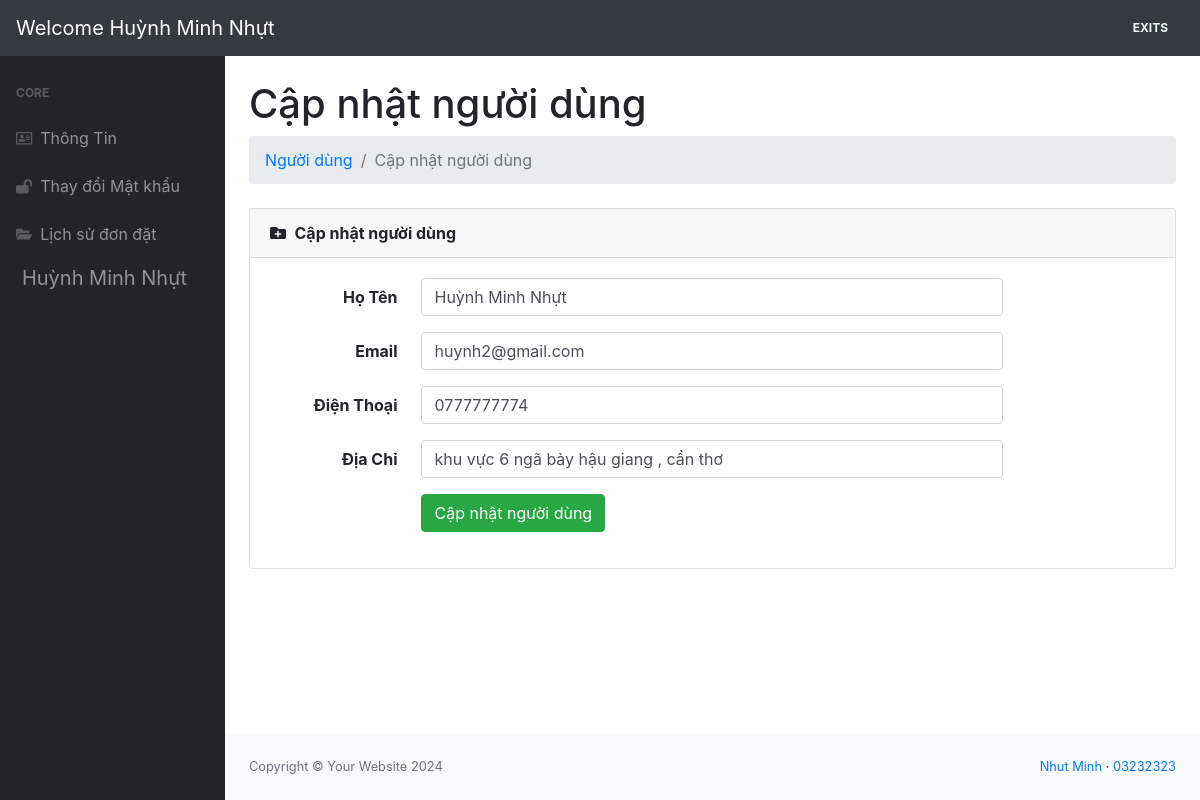
/personal/update.php?id=11 (signed in), run on the app's committed database.
### tables this page shows
CREATE TABLE `users` (
  `id` int(11) NOT NULL,
  `name` varchar(255) DEFAULT NULL,
  `email` varchar(255) DEFAULT NULL,
  `phone` char(15) DEFAULT NULL,
  `address` varchar(255) DEFAULT NULL,
  `password` varchar(255) DEFAULT NULL,
  `status` tinyint(4) DEFAULT 1,
  `created_at` timestamp NULL DEFAULT current_timestamp() ON UPDATE current_timestamp(),
  `update_at` timestamp NULL DEFAULT current_timestamp() ON UPDATE current_timestamp()
);

### libraries/Database.php (called while the page is built, shortened)
<?php
    class Database
    {
        public $link;
        public function __construct()
        {
            $this->link = mysqli_connect("localhost","root","","shopcongnghe") or die ();
            mysqli_set_charset($this->link,"utf8");
        }
        public function fetchID($table , $id )
        {
            $sql = "SELECT * FROM {$table} WHERE id = $id ";
            $result = mysqli_query($this->link,$sql) or die("Lỗi  truy vấn fetchID " .mysqli_error($this->link));
            return mysqli_fetch_assoc($result);
        }
    }
?>

### autoload/autoload.php (called while the page is built, shortened)
<?php
    require_once __DIR__. "/../libraries/Database.php";
    require_once __DIR__. "/../libraries/Function.php";
    $db = new Database;
?>

### libraries/Function.php (called while the page is built, shortened)
<?php
function getInput($string)
{
    return isset($_GET[$string]) ? $_GET[$string] : '';
}
?>

### personal/update.php (the view, shortened to what this page needs)
<?php
require_once __DIR__ . "/../autoload/autoload.php";
$id = intval(getInput('id'));
$Editusers = $db->fetchID("users", $id);
?>
<?php require_once __DIR__ . "/../layout-personal/headeruser.php"; ?>
<main>
    <div class="container-fluid">
        <h1 class="mt-4">Cập nhật người dùng</h1>
        <ol class="breadcrumb mb-4">
            <li class="breadcrumb-item"><a href="#">Người dùng</a></li>
            <li class="breadcrumb-item active">Cập nhật người dùng</li>
        </ol>
        <div class="card mb-4">
            <div class="card-header">
                <i class="fas fa-folder-plus mr-1"></i>
                <b> Cập nhật người dùng</b>
            </div>
            <div class="card-body">
                <form action="" method="POST">
                    <div class="form-group row">
                        <label for="inputEmail3" class="col-sm-2 col-form-label" style="text-align: right;"><b>Họ Tên</b></label>
                        <div class="col-sm-8">
                            <input type="text" class="form-control" id="inputEmail3" placeholder="Nguyễn Văn A" name="name" value="<?php echo $Editusers['name'] ?>">
                        </div>
                    </div>
                    <div class="form-group row">
                        <label for="inputEmail3" class="col-sm-2 col-form-label" style="text-align: right;"><b>Email</b></label>
                        <div class="col-sm-8">
                            <input type="email" class="form-control" id="inputEmail3" placeholder="Email@gmail.com" name="email" value="<?php echo $Editusers['email'] ?>">
                        </div>
                    </div>
                    <div class="form-group row">
                        <label for="inputEmail3" class="col-sm-2 col-form-label" style="text-align: right;"><b>Điện Thoại</b></label>
                        <div class="col-sm-8">
                            <input type="number" class="form-control" id="inputEmail3" placeholder="099666999" name="phone" value="<?php echo $Editusers['phone'] ?>">
                        </div>
                    </div>
                    <div class="form-group row">
                        <label for="inputEmail3" class="col-sm-2 col-form-label" style="text-align: right;"><b>Địa Chỉ</b></label>
                        <div class="col-sm-8">
                            <input type="text" class="form-control" id="inputEmail3" placeholder="Khu phố X - Phường Y - Quận Z - TP HCM" name="address" value="<?php echo $Editusers['address'] ?>">
                        </div>
                    </div>
                    <div class="form-group row">
                        <div class="offset-md-2 col-sm-8">
                            <button type="submit" class="btn btn-success">Cập nhật người dùng</button>
                        </div>
                    </div>
                </form>
            </div>
        </div>
    </div>
</main>
<?php require_once __DIR__ . "/../layout-personal/footeruser.php"; ?>

### data on the page
users: name "Huỳnh Minh Nhựt", email "huynh2@gmail.com", phone "0777777774", address "khu vực 6 ngã bảy hậu giang , cần thơ"

### other printed values
$_SESSION['name_user'] "Huỳnh Minh Nhựt"
